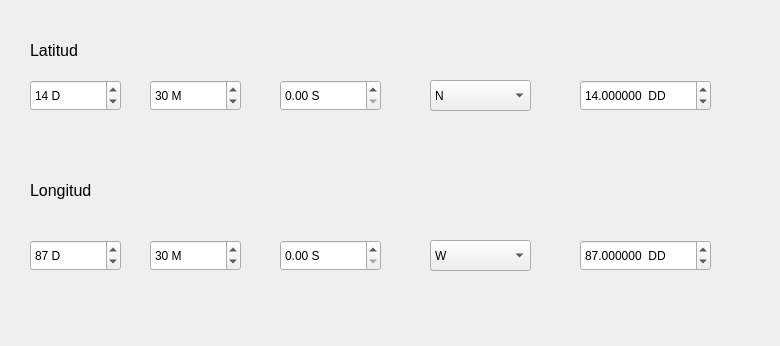
<?xml version="1.0" encoding="UTF-8"?>
<ui version="4.0">
 <class>spbLonS_2</class>
 <widget class="QDialog" name="spbLonS_2">
  <property name="geometry">
   <rect>
    <x>0</x>
    <y>0</y>
    <width>780</width>
    <height>346</height>
   </rect>
  </property>
  <property name="windowTitle">
   <string>Calculadora Lat/Lon</string>
  </property>
  <widget class="QLabel" name="label">
   <property name="geometry">
    <rect>
     <x>30</x>
     <y>40</y>
     <width>71</width>
     <height>21</height>
    </rect>
   </property>
   <property name="font">
    <font>
     <pointsize>12</pointsize>
    </font>
   </property>
   <property name="text">
    <string>Latitud</string>
   </property>
  </widget>
  <widget class="QSpinBox" name="spbLatD">
   <property name="geometry">
    <rect>
     <x>30</x>
     <y>80</y>
     <width>91</width>
     <height>31</height>
    </rect>
   </property>
   <property name="suffix">
    <string> D</string>
   </property>
   <property name="maximum">
    <number>90</number>
   </property>
   <property name="value">
    <number>14</number>
   </property>
  </widget>
  <widget class="QSpinBox" name="spbLatM">
   <property name="geometry">
    <rect>
     <x>150</x>
     <y>80</y>
     <width>91</width>
     <height>31</height>
    </rect>
   </property>
   <property name="suffix">
    <string> M</string>
   </property>
   <property name="maximum">
    <number>59</number>
   </property>
   <property name="value">
    <number>30</number>
   </property>
  </widget>
  <widget class="QDoubleSpinBox" name="spbLatS">
   <property name="geometry">
    <rect>
     <x>280</x>
     <y>80</y>
     <width>101</width>
     <height>31</height>
    </rect>
   </property>
   <property name="prefix">
    <string/>
   </property>
   <property name="suffix">
    <string> S</string>
   </property>
   <property name="maximum">
    <double>59.990000000000002</double>
   </property>
   <property name="singleStep">
    <double>1.000000000000000</double>
   </property>
  </widget>
  <widget class="QComboBox" name="cmbLat">
   <property name="geometry">
    <rect>
     <x>430</x>
     <y>80</y>
     <width>101</width>
     <height>31</height>
    </rect>
   </property>
   <item>
    <property name="text">
     <string>N</string>
    </property>
   </item>
   <item>
    <property name="text">
     <string>S</string>
    </property>
   </item>
  </widget>
  <widget class="QDoubleSpinBox" name="spbLatDD">
   <property name="geometry">
    <rect>
     <x>580</x>
     <y>80</y>
     <width>131</width>
     <height>31</height>
    </rect>
   </property>
   <property name="suffix">
    <string>  DD</string>
   </property>
   <property name="decimals">
    <number>6</number>
   </property>
   <property name="minimum">
    <double>-90.000000000000000</double>
   </property>
   <property name="maximum">
    <double>90.000000000000000</double>
   </property>
   <property name="value">
    <double>14.000000000000000</double>
   </property>
  </widget>
  <widget class="QLabel" name="label_2">
   <property name="enabled">
    <bool>true</bool>
   </property>
   <property name="geometry">
    <rect>
     <x>30</x>
     <y>180</y>
     <width>91</width>
     <height>21</height>
    </rect>
   </property>
   <property name="font">
    <font>
     <pointsize>12</pointsize>
    </font>
   </property>
   <property name="text">
    <string>Longitud</string>
   </property>
  </widget>
  <widget class="QSpinBox" name="spbLonD">
   <property name="geometry">
    <rect>
     <x>30</x>
     <y>240</y>
     <width>91</width>
     <height>31</height>
    </rect>
   </property>
   <property name="suffix">
    <string> D</string>
   </property>
   <property name="minimum">
    <number>0</number>
   </property>
   <property name="maximum">
    <number>180</number>
   </property>
   <property name="value">
    <number>87</number>
   </property>
  </widget>
  <widget class="QSpinBox" name="spbLonM">
   <property name="geometry">
    <rect>
     <x>150</x>
     <y>240</y>
     <width>91</width>
     <height>31</height>
    </rect>
   </property>
   <property name="suffix">
    <string> M</string>
   </property>
   <property name="maximum">
    <number>59</number>
   </property>
   <property name="value">
    <number>30</number>
   </property>
  </widget>
  <widget class="QDoubleSpinBox" name="spbLonS">
   <property name="geometry">
    <rect>
     <x>280</x>
     <y>240</y>
     <width>101</width>
     <height>31</height>
    </rect>
   </property>
   <property name="suffix">
    <string> S</string>
   </property>
   <property name="minimum">
    <double>0.000000000000000</double>
   </property>
   <property name="maximum">
    <double>59.990000000000002</double>
   </property>
   <property name="stepType">
    <enum>QAbstractSpinBox::DefaultStepType</enum>
   </property>
   <property name="value">
    <double>0.000000000000000</double>
   </property>
  </widget>
  <widget class="QComboBox" name="cmbLon">
   <property name="geometry">
    <rect>
     <x>430</x>
     <y>240</y>
     <width>101</width>
     <height>31</height>
    </rect>
   </property>
   <item>
    <property name="text">
     <string>W</string>
    </property>
   </item>
   <item>
    <property name="text">
     <string>E</string>
    </property>
   </item>
  </widget>
  <widget class="QDoubleSpinBox" name="spbLonDD">
   <property name="geometry">
    <rect>
     <x>580</x>
     <y>240</y>
     <width>131</width>
     <height>31</height>
    </rect>
   </property>
   <property name="suffix">
    <string>  DD</string>
   </property>
   <property name="decimals">
    <number>6</number>
   </property>
   <property name="minimum">
    <double>-90.000000000000000</double>
   </property>
   <property name="maximum">
    <double>180.000000000000000</double>
   </property>
   <property name="value">
    <double>87.000000000000000</double>
   </property>
  </widget>
 </widget>
 <resources/>
 <connections/>
</ui>
